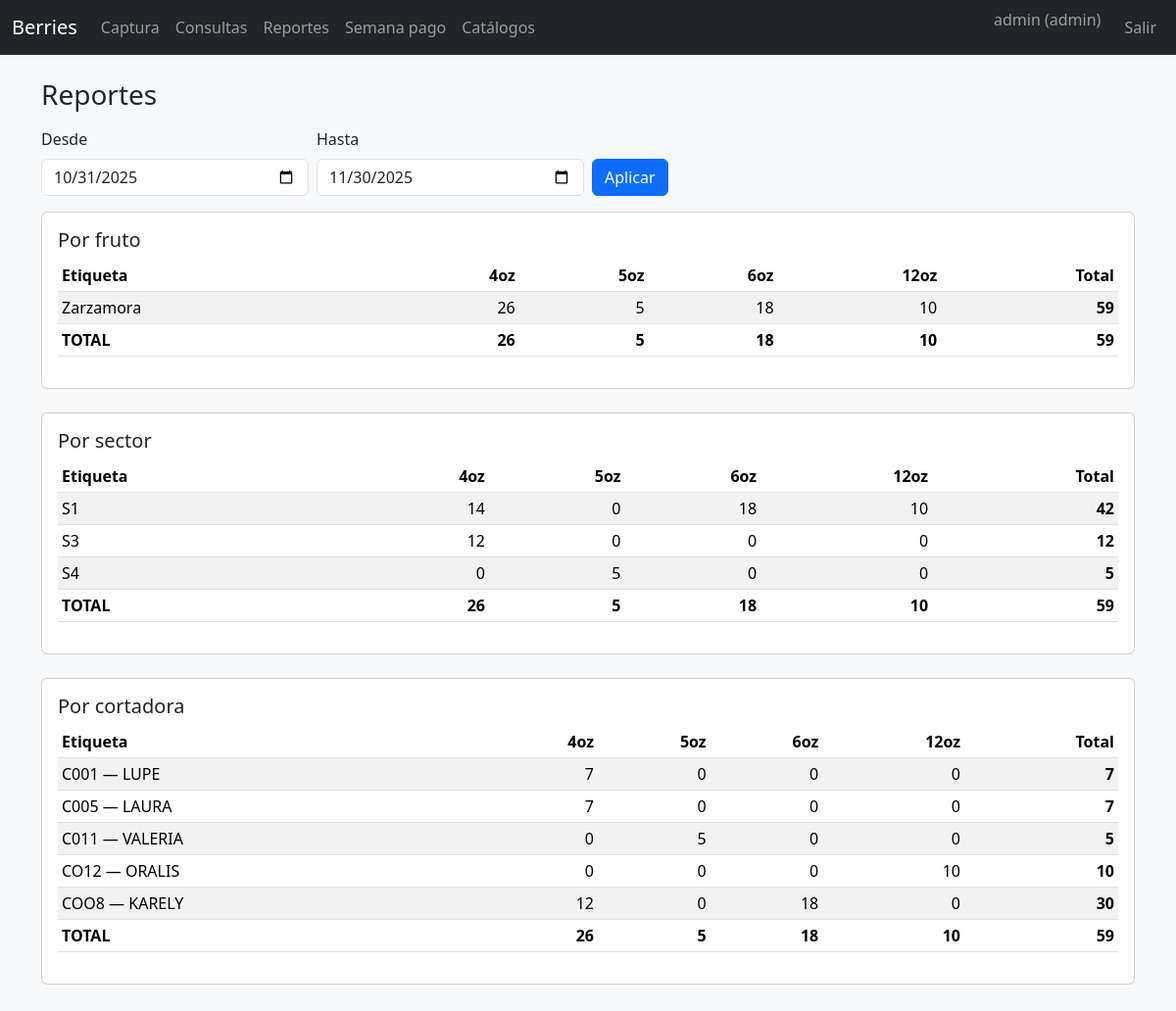
The app's page /reports (signed in) with its own data.
### models.py (models this page shows)
class User(Base):
    __tablename__ = "users"
    id = Column(Integer, primary_key=True)
    username = Column(String(50), unique=True, nullable=False)
    password_hash = Column(String(200), nullable=False)
    role = Column(String(20), nullable=False, default="capturista")
    active = Column(Integer, default=1)

class BoxSize(Base):
    __tablename__ = "box_sizes"
    id = Column(Integer, primary_key=True)
    name = Column(String(20), unique=True, nullable=False)
    active = Column(Integer, default=1)

class Fruit(Base):
    __tablename__ = "fruits"
    id = Column(Integer, primary_key=True)
    name = Column(String(50), unique=True, nullable=False)
    active = Column(Integer, default=1)

class Sector(Base):
    __tablename__ = "sectors"
    id = Column(Integer, primary_key=True)
    code = Column(String(20), unique=True, nullable=False)
    description = Column(String(100))
    active = Column(Integer, default=1)

### app.py (the view)
@app.route("/reports")
@login_required
def reports():
    db = get_db()
    df = request.args.get("date_from")
    dt = request.args.get("date_to")
    if df and dt:
        start = datetime.strptime(df, "%Y-%m-%d").date()
        end = datetime.strptime(dt, "%Y-%m-%d").date()
    else:
        end = date.today()
        start = end - timedelta(days=30)
    sizes = db.query(BoxSize).filter(BoxSize.active == 1).all()
    order = {"4oz": 0, "5oz": 1, "6oz": 2, "12oz": 3}
    sizes = sorted(sizes, key=lambda s: order.get(s.name, 99))
    q_fruit = (
        db.query(
            Fruit.id,
            Fruit.name,
            BoxSize.name,
            func.coalesce(func.sum(Harvest.boxes), 0),
        )
        .join(Harvest, Harvest.fruit_id == Fruit.id)
        .join(BoxSize, BoxSize.id == Harvest.size_id)
        .filter(Harvest.date.between(start, end))
        .group_by(Fruit.id, Fruit.name, BoxSize.name)
        .all()
    )
    q_sector = (
        db.query(
            Sector.id,
            Sector.code,
            BoxSize.name,
            func.coalesce(func.sum(Harvest.boxes), 0),
        )
        .join(Harvest, Harvest.sector_id == Sector.id)
        .join(BoxSize, BoxSize.id == Harvest.size_id)
        .filter(Harvest.date.between(start, end))
        .group_by(Sector.id, Sector.code, BoxSize.name)
        .all()
    )
    q_picker = (
        db.query(
            Picker.id,
            Picker.code,
            Picker.name,
            BoxSize.name,
            func.coalesce(func.sum(Harvest.boxes), 0),
        )
        .join(Harvest, Harvest.picker_id == Picker.id)
        .join(BoxSize, BoxSize.id == Harvest.size_id)
        .filter(Harvest.date.between(start, end))
        .group_by(Picker.id, Picker.code, Picker.name, BoxSize.name)
        .all()
    )
    def build_rows(q, label_builder):
        data = {}
        names = {}
        for row in q:
            if len(row) == 5:
                key, lbl_a, lbl_b, size_name, boxes = row
                label = label_builder(lbl_a, lbl_b)
            elif len(row) == 4:
                key, lbl_a, size_name, boxes = row
                label = label_builder(lbl_a, None)
            else:
                continue
            rec = data.setdefault(key, {s.name: 0 for s in sizes})
            rec[size_name] = int(boxes or 0)
            names[key] = label
        rows = []
        for key, rec in data.items():
            rows.append(
                {
                    "label": names.get(key, str(key)),
                    "sizes": rec,
                    "total": sum(rec.values()),
                }
            )
        rows.sort(key=lambda r: r["label"])
        totals_by_size = {s.name: 0 for s in sizes}
        for r in rows:
            for sname, val in r["sizes"].items():
                totals_by_size[sname] += val
        grand_total = sum(totals_by_size.values())
        return rows, totals_by_size, grand_total
    fruit_rows, fruit_totals, fruit_grand = build_rows(q_fruit, lambda name, _: name)
    sector_rows, sector_totals, sector_grand = build_rows(q_sector, lambda code, _: code)
    picker_rows, picker_totals, picker_grand = build_rows(
        q_picker, lambda code, name: f"{code} — {name}"
    )
    return render_template(
        "reports.html",
        start=start,
        end=end,
        sizes=sizes,
        fruit_rows=fruit_rows,
        fruit_totals=fruit_totals,
        fruit_grand=fruit_grand,
        sector_rows=sector_rows,
        sector_totals=sector_totals,
        sector_grand=sector_grand,
        picker_rows=picker_rows,
        picker_totals=picker_totals,
        picker_grand=picker_grand,
    )

### app.py (called while the page is built)
def get_db(): return SessionLocal()

@login_manager.user_loader
def load_user(uid):
    db = get_db()
    u = db.get(User, int(uid))
    return UserAdapter(u) if u else None

@app.context_processor
def inject_today(): return {"today": date.today()}

    @property
    def role(self): return self._u.role

    @property
    def username(self): return self._u.username

### templates/reports.html
{% extends 'base.html' %}
{% block content %}
<h3 class="mb-3">Reportes</h3>
<form class="row g-2 mb-3" method="get">
  <div class="col-md-3">
    <label class="form-label">Desde</label>
    <input type="date" class="form-control" name="date_from" value="{{ start }}">
  </div>
  <div class="col-md-3">
    <label class="form-label">Hasta</label>
    <input type="date" class="form-control" name="date_to" value="{{ end }}">
  </div>
  <div class="col-md-2 d-flex align-items-end"><button class="btn btn-primary">Aplicar</button></div>
</form>
{% macro pivot_table(title, rows, sizes, totals, grand) -%}
  <div class="card mb-4"><div class="card-body">
    <h5 class="card-title">{{ title }}</h5>
    <div class="table-responsive"><table class="table table-sm table-striped align-middle">
      <thead>
        <tr><th>Etiqueta</th>{% for s in sizes %}<th class="text-end">{{ s.name }}</th>{% endfor %}<th class="text-end">Total</th></tr>
      </thead>
      <tbody>
        {% for r in rows %}
          <tr>
            <td>{{ r.label }}</td>
            {% for s in sizes %}<td class="text-end">{{ r.sizes[s.name] }}</td>{% endfor %}
            <td class="text-end"><b>{{ r.total }}</b></td>
          </tr>
        {% endfor %}
      </tbody>
      <tfoot>
        <tr>
          <th>TOTAL</th>
          {% for s in sizes %}<th class="text-end">{{ totals[s.name] }}</th>{% endfor %}
          <th class="text-end">{{ grand }}</th>
        </tr>
      </tfoot>
    </table></div>
  </div></div>
{%- endmacro %}
{{ pivot_table('Por fruto', fruit_rows, sizes, fruit_totals, fruit_grand) }}
{{ pivot_table('Por sector', sector_rows, sizes, sector_totals, sector_grand) }}
{{ pivot_table('Por cortadora', picker_rows, sizes, picker_totals, picker_grand) }}
{% endblock %}

### templates/base.html (shortened to what this page needs)
<!doctype html>
<html lang="es">
<head>
  <link href="https://cdn.jsdelivr.net/npm/bootstrap@5.3.3/dist/css/bootstrap.min.css" rel="stylesheet">
</head>
<body class="bg-light">
<nav class="navbar navbar-expand-lg navbar-dark bg-dark">
  <div class="container-fluid">
    <a class="navbar-brand" href="{{ url_for('index') }}">Berries</a>
    <div class="collapse navbar-collapse" id="navbars">
      <ul class="navbar-nav me-auto">
        {% if current_user.is_authenticated %}
          <li class="nav-item"><a class="nav-link" href="{{ url_for('harvest_new') }}">Captura</a></li>
          <li class="nav-item"><a class="nav-link" href="{{ url_for('harvest_list') }}">Consultas</a></li>
          <li class="nav-item"><a class="nav-link" href="{{ url_for('reports') }}">Reportes</a></li>
          <li class="nav-item"><a class="nav-link" href="{{ url_for('weekly') }}">Semana pago</a></li>
          {% if current_user.role == 'admin' %}
            <li class="nav-item"><a class="nav-link" href="{{ url_for('catalogs') }}">Catálogos</a></li>
          {% endif %}
        {% endif %}
      </ul>
      <ul class="navbar-nav">
        {% if current_user.is_authenticated %}
          <li class="nav-item"><span class="navbar-text me-3">{{ current_user.username }} ({{ current_user.role }})</span></li>
          <li class="nav-item"><a class="nav-link" href="{{ url_for('logout') }}">Salir</a></li>
        {% else %}
          <li class="nav-item"><a class="nav-link" href="{{ url_for('login') }}">Entrar</a></li>
        {% endif %}
      </ul>
    </div>
  </div>
</nav>
<main class="container py-4">
  {% block content %}{% endblock %}
</main>
</body>
</html>

### records on screen
User: username "admin", role "admin"
BoxSize: name "4oz", name "26", name "14", name "12", name "0", name "7"
BoxSize: name "5oz", name "5", name "0"
BoxSize: name "6oz", name "18", name "0"
BoxSize: name "12oz", name "10", name "0"
Fruit: label "Zarzamora", total "59"
Sector: label "S1", total "42"
Sector: label "S3", total "12"
Sector: label "S4", total "5"

### other values on screen
{{ title }} "Por fruto Por sector Por cortadora"
{{ grand }} "59 59 59"
{{ r.label }} "C001 — LUPE" "C005 — LAURA" "C011 — VALERIA" "CO12 — ORALIS" "COO8 — KARELY"
{{ r.total }} "7" "7" "5" "10" "30"
